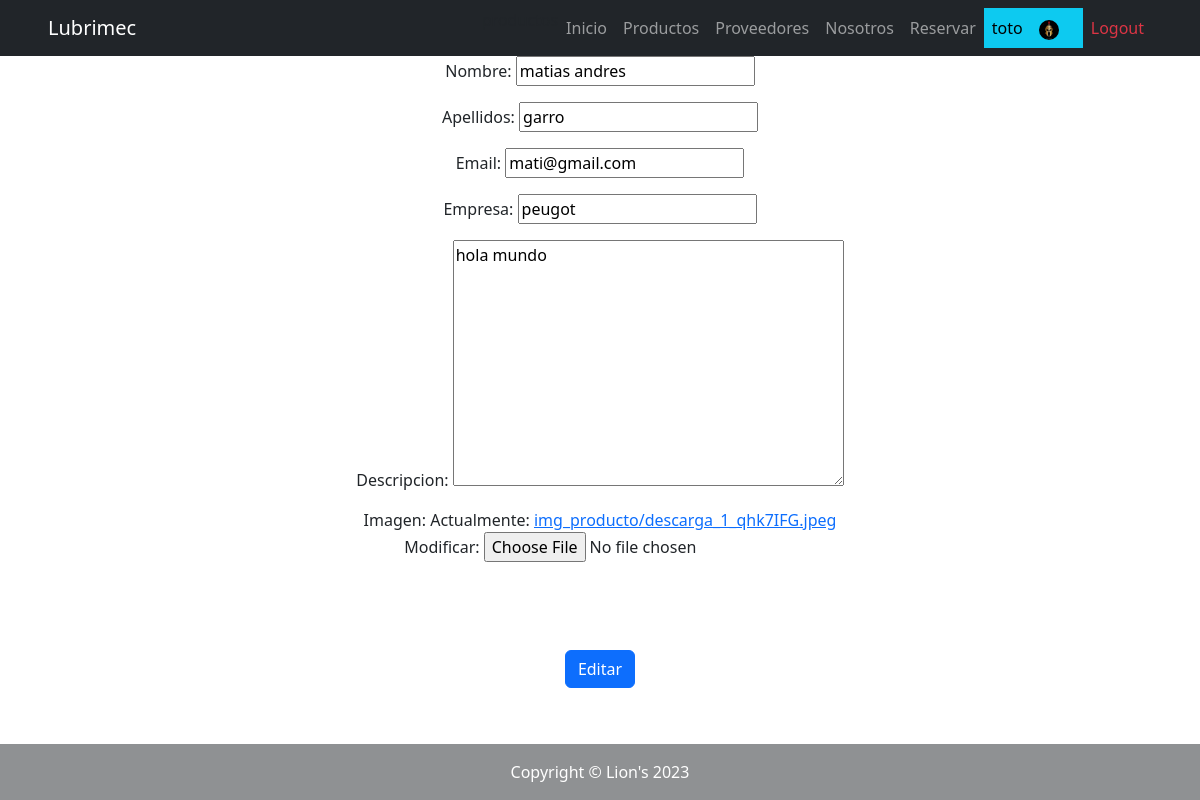
The page /proveedores/proveedores/update/matias andres/ (signed in) on the database its author committed.
### apps/register/models.py (models this page shows)
class UserCustom(models.Model):
    user = models.OneToOneField(User, on_delete=models.CASCADE, related_name="UserCustom")
    avatar= models.ImageField(upload_to= "avatar", blank= False, null= False)

### apps/proveedores/models.py (models this page shows, shortened)
class Proveedores(models.Model):
    nombre= models.CharField(max_length=250, blank=False, null=True)
    apellidos= models.CharField(max_length=250, blank=True, null=False)
    email= models.EmailField(blank=False, null=False)
    empresa= models.CharField(max_length=250, blank=False, null=False,)
    descripcion= models.TextField(blank=True, null=True,)
    imagen= models.ImageField(upload_to= "img_producto", blank= False, null= False)

### apps/proveedores/views.py (the view)
# urls.py: path("proveedores/update/<NameProveedor>/", views.UpdateProveedores, name="UpdateProveedores"),
@login_required
def UpdateProveedores(request, NameProveedor):
    proveedor= models.Proveedores.objects.get(nombre= NameProveedor)
    if request.method == "POST" :
        form= forms.ProveedoresForm(request.POST, request.FILES)
        if form.is_valid():
            info= form.cleaned_data
            proveedor.nombre= info['nombre']
            proveedor.apellidos= info['apellidos']
            proveedor.email= info['email']
            proveedor.empresa= info['empresa']
            proveedor.descripcion= info['descripcion']
            proveedor.imagen= info['imagen']
            proveedor.save()
            return render(request, "home/index.html")
    else:
        form= forms.ProveedoresForm(initial={'nombre': proveedor.nombre, 'apellidos': proveedor.apellidos, 'email': proveedor.email,
        'empresa': proveedor.empresa, 'descripcion': proveedor.descripcion, 'imagen': proveedor.imagen})
    return render(request, "proveedores/UpdateProveedores.html", {"form_provedores": form, "NameProducto": NameProveedor})

### apps/proveedores/forms.py
class ProveedoresForm(forms.ModelForm):
        class Meta:
            verbose_name= 'Proveedor'
            verbose_name_plural= 'Proveedores'
            model= models.Proveedores
            fields= '__all__'

### apps/proveedores/templates/proveedores/UpdateProveedores.html (shortened to what this page needs)
{% extends 'home/index.html' %}
{% block CONTENIDO_INDEX %}
    <div class="container text-center">
        <form method="POST" enctype="multipart/form-data">
            <table class="container text-center form-control-lg">
                {{ form_provedores.as_p }}
            </table>
            <button type="submit" class="my-4 btn btn-primary">Editar</button>
        </form>
    </div>
{% endblock CONTENIDO_INDEX %}

### apps/home/templates/home/nav_var.html (shortened to what this page needs)
{% load static %}
<nav class="navbar navbar-expand-lg navbar-dark bg-dark sticky-top">
    <div class="container px-5">
    <a class="navbar-brand " href="/">Lubrimec</a>
    </div>
    <div class="container px-5 ">
        <div class="collapse navbar-collapse" id="navbarSupportedContent">
            <ul class="navbar-nav ms-auto mb-2 mb-lg-0"> productos
                <li class="nav-item"><a class="nav-link {% if  request.path == "/"%}active{% endif %}" href="/">Inicio</a></li>
                <li class="nav-item"><a class="nav-link {% if  request.path == "/productos/productos/"%}active{% endif %}" href={% url 'apps.productos:lista_de_productos' %}  >Productos</a></li>
                <li class="nav-item"><a class="nav-link {% if  request.path == "/proveedores/proveedores/"%}active{% endif %}" href={% url 'apps.proveedores:Proveedores' %}  >Proveedores</a></li>
                {% if user.is_authenticated %}
                    {% if user.is_staff %}
                        <li class="nav-item"><a class="nav-link {% if  request.path == "/admin/"%}active{% endif %}" href="/admin/">admin</a></li>
                    {% else %}
                        <li class="nav-item"><a class="nav-link {% if  request.path == "/about/"%}active{% endif %}" href={% url 'home:about' %}>Nosotros</a></li>
                    {% endif %}
                    <li class="nav-item"><a class="nav-link {% if  request.path == "/register/reservas/"%}active{% endif %}" href={% url 'apps.register:Reservar' %} >Reservar</a></li>
                    <li class="nav-item"><a class="nav-link text-bg-info" href="/perfil/">{{user.username}}
                    {% if user.UserCustom.avatar.url %}
                        <li class="nav-item"><img class="rounded-5" src="{{user.UserCustom.avatar.url}}" style="height: 20px;" alt="tu avatar"></li>
                    {% else %}
                        <li class="nav-item"><img class="rounded-5" src='{% static 'home/img/avatar.png' %}' style="height: 20px;" alt="tu avatar"></li>
                    {% endif %}</a></li>
                    <li class="nav-item"><a class="nav-link text-danger {% if  request.path == "/logout/"%}active{% endif %}" href="/logout/">Logout</a></li>
                {% endif %}
            </ul>
        </div>
    </div>
</nav>

### rows shown on the page
Proveedores: nombre "matias andres", apellidos "garro", email "mati@gmail.com", empresa "peugot", descripcion "hola mundo"

### other values the page prints
{{ user.username }} "toto"
